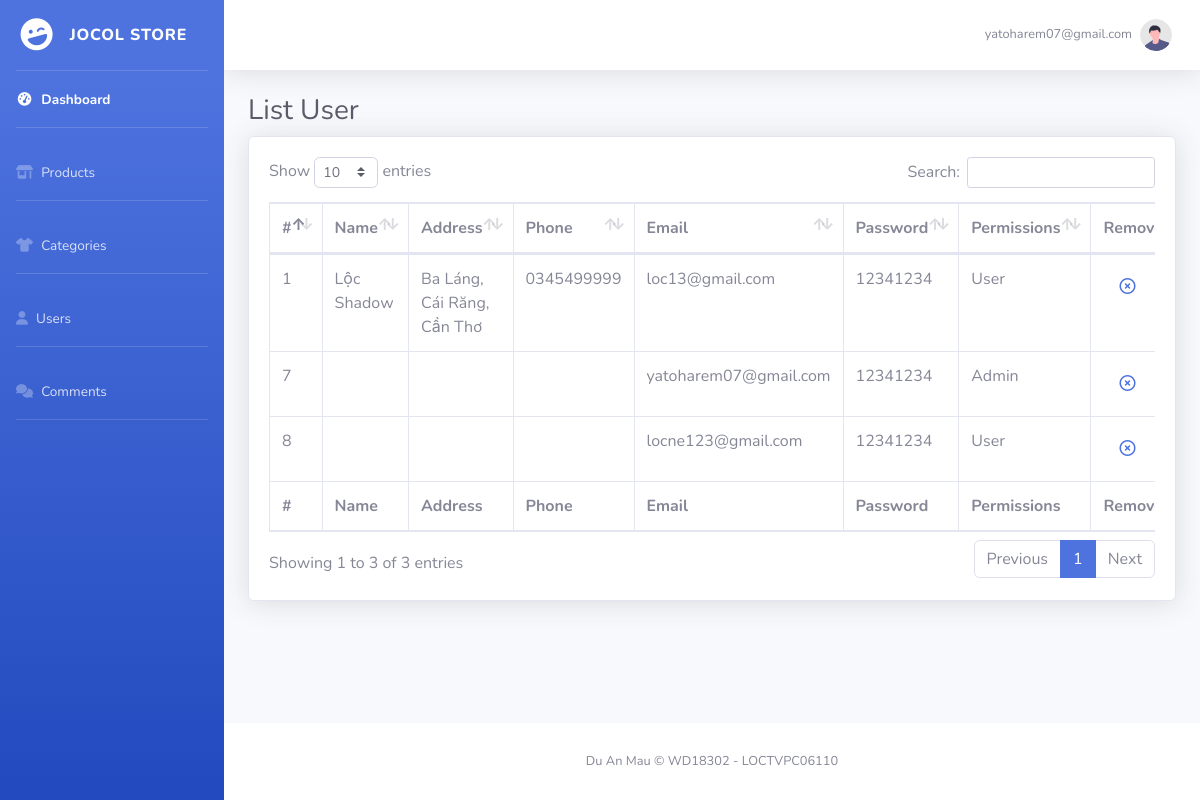
The app's page /admin/index.php?page=listUsers (signed in), older data.
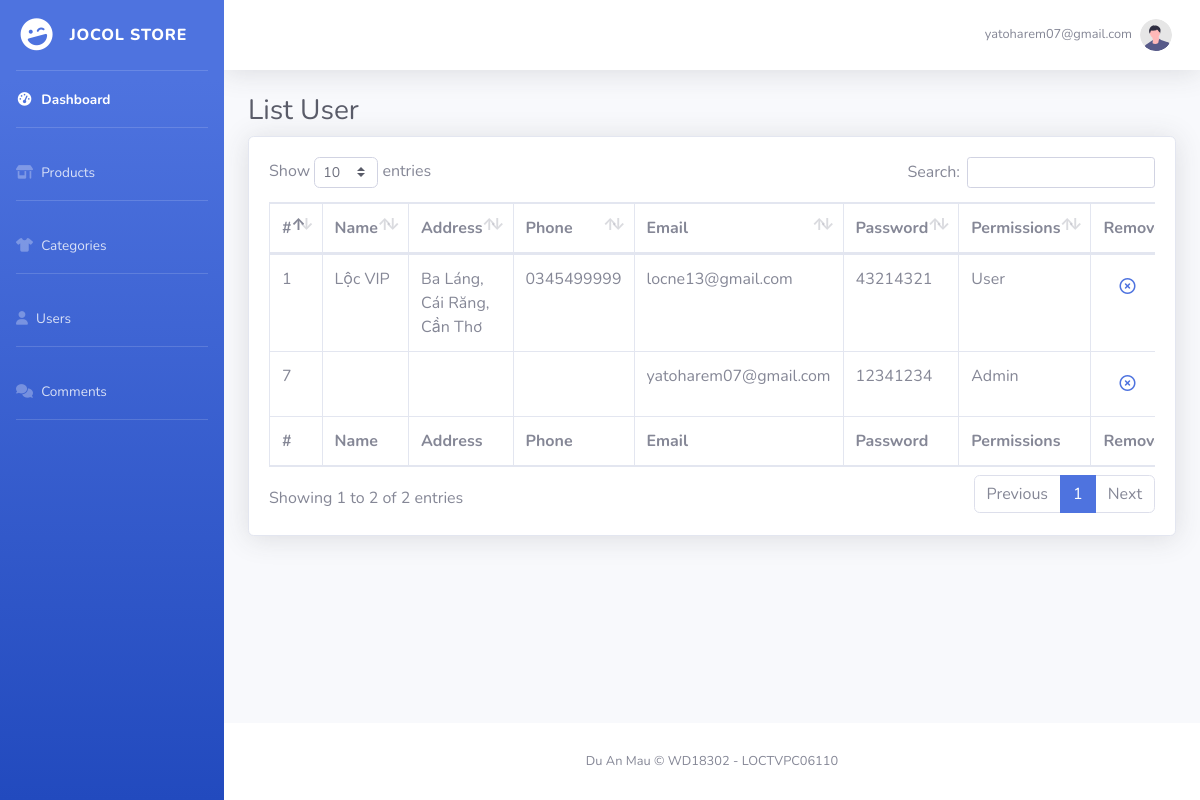
The same page, newer data.
### tables this page shows
CREATE TABLE `tb_user` (
  `user_id` int NOT NULL,
  `username` varchar(255) DEFAULT NULL,
  `address` varchar(255) DEFAULT NULL,
  `phone` varchar(13) DEFAULT NULL,
  `email` varchar(255) NOT NULL,
  `password` varchar(100) NOT NULL,
  `payment` varchar(100) DEFAULT 'COD',
  `permissions` varchar(10) NOT NULL DEFAULT 'User'
);

### admin/includes/pdo.php (called while the page is built, shortened)
<?php
class connect
{
    function pdo_get_connection()
    {
        $dburl = "mysql:host=localhost;dbname=store_loctv;charset=utf8";
        $username = 'root';
        $password = 'mysql';
        $conn = new PDO($dburl, $username, $password);
        $conn->setAttribute(PDO::ATTR_ERRMODE, PDO::ERRMODE_EXCEPTION);
        return $conn;
    }
    function pdo_query($sql)
    {
        $sql_args = array_slice(func_get_args(), 1);
        try {
            $conn = $this->pdo_get_connection();
            $stmt = $conn->prepare($sql);
            $stmt->execute($sql_args);
            $rows = $stmt->fetchAll();
            return $rows;
        } catch (PDOException $e) {
            throw $e;
        } finally {
            unset($conn);
        }
    }
}
?>

### admin/users/user.php (called while the page is built, shortened)
<?php
class User
{
    function getUser()
    {
        $db = new connect();
        $select = "SELECT * FROM tb_user";
        return $db->pdo_query($select);
    }
}
?>

### admin/users/list.php (the view, shortened to what this page needs)
<h1 class="h3 mb-2 text-gray-800">List User</h1>
<div class="card shadow mb-4">
    <div class="card-body">
        <div class="table-responsive">
            <table class="table table-bordered" id="dataTable" width="100%" cellspacing="0">
                <thead>
                    <tr>
                        <th>#</th>
                        <th>Name</th>
                        <th>Address</th>
                        <th>Phone</th>
                        <th>Email</th>
                        <th>Password</th>
                        <th>Permissions</th>
                        <th>Remove</th>
                    </tr>
                </thead>
                <tfoot>
                    <tr>
                        <th>#</th>
                        <th>Name</th>
                        <th>Address</th>
                        <th>Phone</th>
                        <th>Email</th>
                        <th>Password</th>
                        <th>Permissions</th>
                        <th>Remove</th>
                    </tr>
                </tfoot>
                <tbody>
                    <?php
                    $dblist = new User();
                    $rows = $dblist->getUser();
                    foreach ($rows as $row) { ?>
                        <tr>
                            <td><? echo $row['user_id']?></td>
                            <td><? echo $row['username']?></td>
                            <td><? echo $row['address']?></td>
                            <td><? echo $row['phone']?></td>
                            <td><? echo $row['email']?></td>
                            <td><? echo $row['password']?></td>
                            <td><? echo $row['permissions']?></td>
                            <td onclick=" return confirm('Bạn có chắc rằng muốn xóa tài khoảng này ?');" ><a href="?page=removeUser&id=<? echo $row['user_id']?>" class="nav-link"><i class="fa-regular fa-circle-xmark"></i></a></td>
                        </tr>
                    <?php } ?>
                </tbody>
            </table>
        </div>
    </div>
</div>

Row changes from the older to the newer data that the page shows:
removed tb_user: user_id "8", email "locne123@gmail.com", password "12341234", permissions "User"
changed tb_user "Ba Láng, Cái Răng, Cần Thơ": username "Lộc Shadow" → "Lộc VIP"; email "loc13@gmail.com" → "locne13@gmail.com"; password "12341234" → "43214321"
Text that changed along with them:
text written by a page script: "Show entries Search: Showing 1 to 3 of 3 entries Previous 1 Next" → "Show entries Search: Showing 1 to 2 of 2 entries Previous 1 Next"
